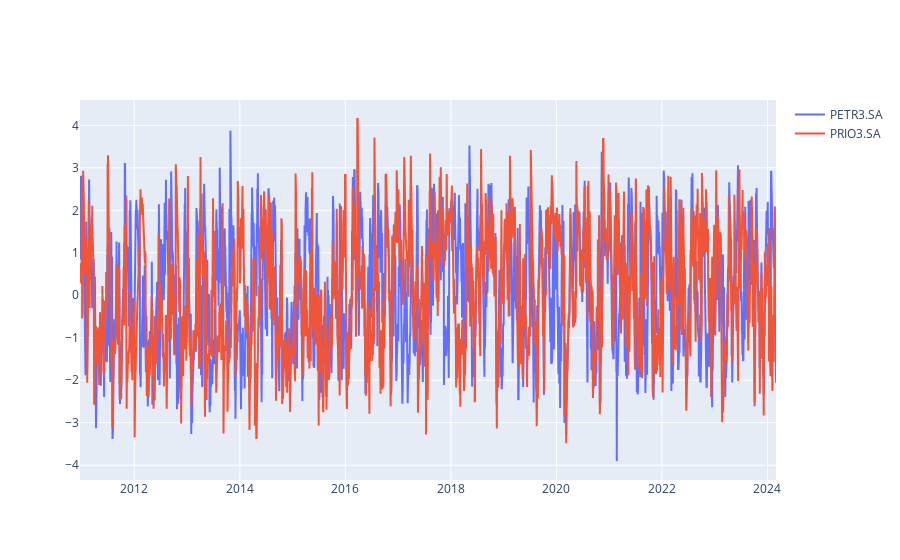
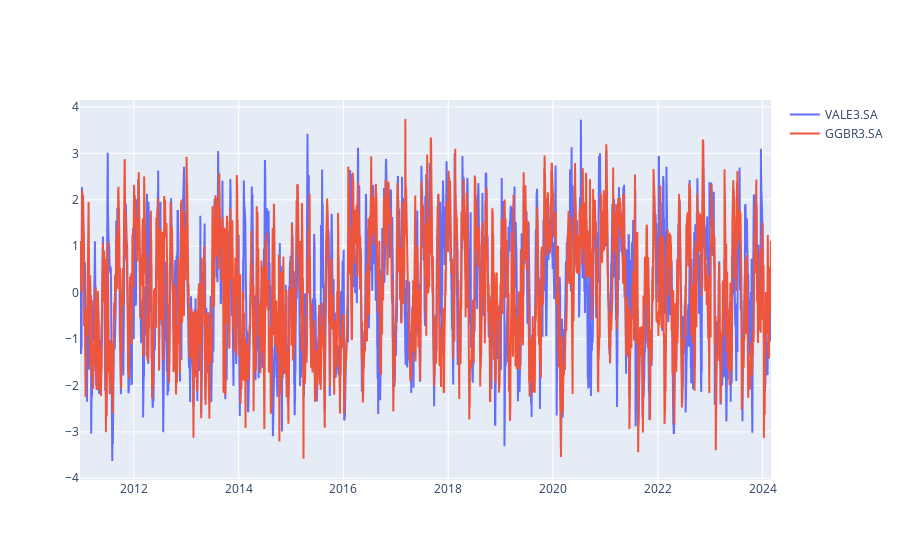
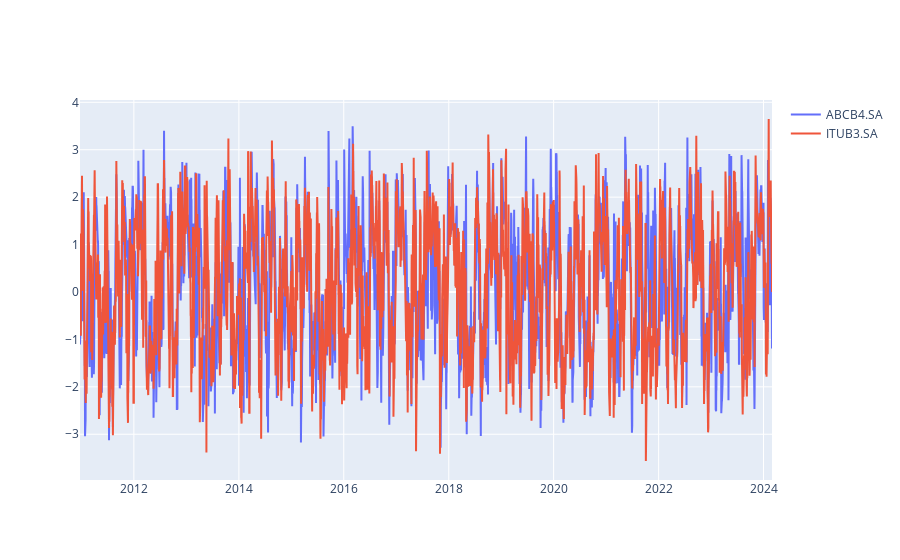
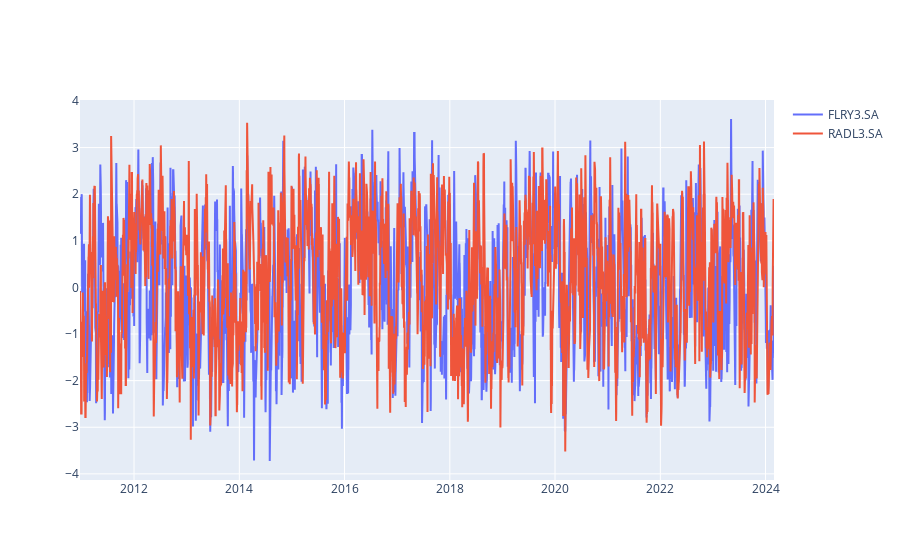

Notebook cell for these charts, in order:
### Code cell
for asset_list in [["PETR3.SA","PRIO3.SA"],
["VALE3.SA", "GGBR3.SA"],
["ABCB4.SA", "ITUB3.SA"],
["FLRY3.SA", "RADL3.SA"]]:
    
    fig = go.Figure()
    fig.add_trace(go.Scatter(x=dict_dfs[asset_list[0]].index, y=dict_dfs[asset_list[0]]['diff_close_mean_z_score'],
                        mode='lines',
                        name=asset_list[0]))
    fig.add_trace(go.Scatter(x=dict_dfs[asset_list[1]].index, y=dict_dfs[asset_list[1]]['diff_close_mean_z_score'],
                        mode='lines',
                        name=asset_list[1]))

    fig.show()

### Figure 1 — Plotly figure (JSON) as saved in the notebook; plotly's stock layout.template omitted (floating-point values rounded to 4 significant figures; data arrays with more than 128 entries replaced by an {"elided": "..."} marker saying what was removed)
{"data": [{"mode": "lines", "name": "PETR3.SA", "type": "scatter", "x": {"elided": "4818 str values"}, "y": {"elided": "4818 float values"}}, {"mode": "lines", "name": "PRIO3.SA", "type": "scatter", "x": {"elided": "4818 str values"}, "y": {"elided": "4818 float values"}}], "layout": {}}

### Figure 2 — Plotly figure (JSON) as saved in the notebook; plotly's stock layout.template omitted (floating-point values rounded to 4 significant figures; data arrays with more than 128 entries replaced by an {"elided": "..."} marker saying what was removed)
{"data": [{"mode": "lines", "name": "VALE3.SA", "type": "scatter", "x": {"elided": "4818 str values"}, "y": {"elided": "4818 float values"}}, {"mode": "lines", "name": "GGBR3.SA", "type": "scatter", "x": {"elided": "4818 str values"}, "y": {"elided": "4818 float values"}}], "layout": {}}

### Figure 3 — Plotly figure (JSON) as saved in the notebook; plotly's stock layout.template omitted (floating-point values rounded to 4 significant figures; data arrays with more than 128 entries replaced by an {"elided": "..."} marker saying what was removed)
{"data": [{"mode": "lines", "name": "ABCB4.SA", "type": "scatter", "x": {"elided": "4818 str values"}, "y": {"elided": "4818 float values"}}, {"mode": "lines", "name": "ITUB3.SA", "type": "scatter", "x": {"elided": "4818 str values"}, "y": {"elided": "4818 float values"}}], "layout": {}}

### Figure 4 — Plotly figure (JSON) as saved in the notebook; plotly's stock layout.template omitted (floating-point values rounded to 4 significant figures; data arrays with more than 128 entries replaced by an {"elided": "..."} marker saying what was removed)
{"data": [{"mode": "lines", "name": "FLRY3.SA", "type": "scatter", "x": {"elided": "4818 str values"}, "y": {"elided": "4818 float values"}}, {"mode": "lines", "name": "RADL3.SA", "type": "scatter", "x": {"elided": "4818 str values"}, "y": {"elided": "4818 float values"}}], "layout": {}}
